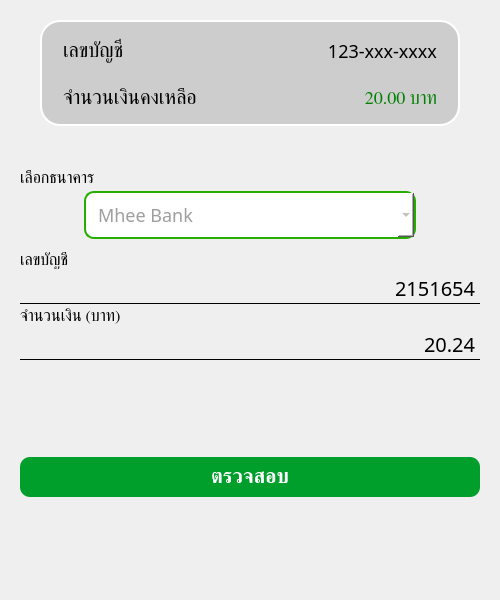
<?xml version="1.0" encoding="UTF-8"?>
<ui version="4.0">
 <class>TransferDialog</class>
 <widget class="QDialog" name="TransferDialog">
  <property name="geometry">
   <rect>
    <x>0</x>
    <y>0</y>
    <width>500</width>
    <height>600</height>
   </rect>
  </property>
  <property name="maximumSize">
   <size>
    <width>500</width>
    <height>600</height>
   </size>
  </property>
  <property name="windowTitle">
   <string>Dialog</string>
  </property>
  <layout class="QVBoxLayout" name="verticalLayout">
   <property name="spacing">
    <number>4</number>
   </property>
   <property name="leftMargin">
    <number>20</number>
   </property>
   <property name="topMargin">
    <number>20</number>
   </property>
   <property name="rightMargin">
    <number>20</number>
   </property>
   <property name="bottomMargin">
    <number>20</number>
   </property>
   <item>
    <widget class="QWidget" name="Card" native="true">
     <property name="sizePolicy">
      <sizepolicy hsizetype="Expanding" vsizetype="Preferred">
       <horstretch>0</horstretch>
       <verstretch>0</verstretch>
      </sizepolicy>
     </property>
     <property name="minimumSize">
      <size>
       <width>250</width>
       <height>0</height>
      </size>
     </property>
     <property name="maximumSize">
      <size>
       <width>16777215</width>
       <height>16777215</height>
      </size>
     </property>
     <property name="styleSheet">
      <string notr="true">background: #CDCDCD;
border: 2px solid white;
border-radius: 20px;
margin: 0 20px;</string>
     </property>
     <layout class="QVBoxLayout" name="verticalLayout_2">
      <item>
       <widget class="QWidget" name="widget_2" native="true">
        <property name="styleSheet">
         <string notr="true">border: none;
</string>
        </property>
        <layout class="QHBoxLayout" name="horizontalLayout">
         <item>
          <widget class="QLabel" name="label">
           <property name="font">
            <font>
             <family>Kanit</family>
             <pointsize>-1</pointsize>
             <fontweight>Medium</fontweight>
            </font>
           </property>
           <property name="styleSheet">
            <string notr="true">color: #000;
font-size: 20px;
</string>
           </property>
           <property name="text">
            <string>เลขบัญชี</string>
           </property>
          </widget>
         </item>
         <item>
          <widget class="QLabel" name="label_2">
           <property name="font">
            <font>
             <family>Kanit</family>
             <pointsize>-1</pointsize>
            </font>
           </property>
           <property name="styleSheet">
            <string notr="true">color: #000;
font-size: 18px;
</string>
           </property>
           <property name="text">
            <string>123-xxx-xxxx</string>
           </property>
           <property name="alignment">
            <set>Qt::AlignmentFlag::AlignRight|Qt::AlignmentFlag::AlignTrailing|Qt::AlignmentFlag::AlignVCenter</set>
           </property>
          </widget>
         </item>
        </layout>
       </widget>
      </item>
      <item>
       <widget class="QWidget" name="widget_3" native="true">
        <property name="styleSheet">
         <string notr="true">border: none;
</string>
        </property>
        <layout class="QHBoxLayout" name="horizontalLayout_2">
         <item>
          <widget class="QLabel" name="label_3">
           <property name="font">
            <font>
             <family>Kanit</family>
             <pointsize>-1</pointsize>
             <fontweight>Medium</fontweight>
            </font>
           </property>
           <property name="styleSheet">
            <string notr="true">color: #000;
font-size: 20px;
</string>
           </property>
           <property name="text">
            <string>จำนวนเงินคงเหลือ</string>
           </property>
          </widget>
         </item>
         <item>
          <widget class="QLabel" name="label_4">
           <property name="font">
            <font>
             <family>Kanit</family>
             <pointsize>-1</pointsize>
            </font>
           </property>
           <property name="styleSheet">
            <string notr="true">color: green;
font-size: 18px;
</string>
           </property>
           <property name="text">
            <string>20.00 บาท</string>
           </property>
           <property name="alignment">
            <set>Qt::AlignmentFlag::AlignRight|Qt::AlignmentFlag::AlignTrailing|Qt::AlignmentFlag::AlignVCenter</set>
           </property>
          </widget>
         </item>
        </layout>
       </widget>
      </item>
     </layout>
    </widget>
   </item>
   <item>
    <spacer name="verticalSpacer_2">
     <property name="orientation">
      <enum>Qt::Orientation::Vertical</enum>
     </property>
     <property name="sizeType">
      <enum>QSizePolicy::Policy::Maximum</enum>
     </property>
     <property name="sizeHint" stdset="0">
      <size>
       <width>20</width>
       <height>40</height>
      </size>
     </property>
    </spacer>
   </item>
   <item>
    <widget class="QLabel" name="label_5">
     <property name="font">
      <font>
       <family>Kanit</family>
       <pointsize>12</pointsize>
       <fontweight>Medium</fontweight>
      </font>
     </property>
     <property name="text">
      <string>เลือกธนาคาร</string>
     </property>
    </widget>
   </item>
   <item>
    <widget class="QWidget" name="widget" native="true">
     <property name="styleSheet">
      <string notr="true">QComboBox {
    background-color: #FFFFFF;
   border-radius: 10px;
border: 2px solid #26ad00;

    padding: 8px 12px;

    color: #9E9E9E;
    font-size: 18px;
	overflow: hidden;
}


/* ตอน hover */
QComboBox:hover {
    border-color: #000000;
}

/* ตอนกด */
QComboBox:on {
    background-color: #FAFAFA;
}

/* dropdown list */
QComboBox QAbstractItemView {
    background-color: #FFFFFF;
    border: 2px solid #000000;
    border-radius: 8px;

    selection-background-color: #E0E0E0;
    selection-color: #000000;

    padding: 6px;
}
</string>
     </property>
     <layout class="QHBoxLayout" name="horizontalLayout_4" stretch="1,6,1">
      <property name="topMargin">
       <number>0</number>
      </property>
      <item>
       <spacer name="horizontalSpacer">
        <property name="orientation">
         <enum>Qt::Orientation::Horizontal</enum>
        </property>
        <property name="sizeHint" stdset="0">
         <size>
          <width>40</width>
          <height>20</height>
         </size>
        </property>
       </spacer>
      </item>
      <item>
       <widget class="QComboBox" name="comboBox">
        <property name="font">
         <font>
          <family>Kanit</family>
          <pointsize>-1</pointsize>
         </font>
        </property>
        <item>
         <property name="text">
          <string>Mhee Bank</string>
         </property>
        </item>
        <item>
         <property name="text">
          <string>Bank A</string>
         </property>
        </item>
        <item>
         <property name="text">
          <string>Bank B</string>
         </property>
        </item>
       </widget>
      </item>
      <item>
       <spacer name="horizontalSpacer_2">
        <property name="orientation">
         <enum>Qt::Orientation::Horizontal</enum>
        </property>
        <property name="sizeHint" stdset="0">
         <size>
          <width>40</width>
          <height>20</height>
         </size>
        </property>
       </spacer>
      </item>
     </layout>
    </widget>
   </item>
   <item>
    <widget class="QLabel" name="label_6">
     <property name="font">
      <font>
       <family>Kanit</family>
       <pointsize>12</pointsize>
       <fontweight>Medium</fontweight>
      </font>
     </property>
     <property name="text">
      <string>เลขบัญชี</string>
     </property>
    </widget>
   </item>
   <item>
    <widget class="QLineEdit" name="lineEdit">
     <property name="font">
      <font>
       <family>Kanit</family>
       <pointsize>15</pointsize>
      </font>
     </property>
     <property name="styleSheet">
      <string notr="true">QLineEdit {
	background: transparent;
	border: none;
	border-bottom: 1px solid black;
	color: black;

}</string>
     </property>
     <property name="text">
      <string>2151654</string>
     </property>
     <property name="alignment">
      <set>Qt::AlignmentFlag::AlignRight|Qt::AlignmentFlag::AlignTrailing|Qt::AlignmentFlag::AlignVCenter</set>
     </property>
    </widget>
   </item>
   <item>
    <widget class="QLabel" name="label_7">
     <property name="font">
      <font>
       <family>Kanit</family>
       <pointsize>12</pointsize>
       <fontweight>Medium</fontweight>
      </font>
     </property>
     <property name="text">
      <string>จำนวนเงิน (บาท)</string>
     </property>
    </widget>
   </item>
   <item>
    <widget class="QLineEdit" name="lineEdit_2">
     <property name="font">
      <font>
       <family>Kanit</family>
       <pointsize>15</pointsize>
      </font>
     </property>
     <property name="styleSheet">
      <string notr="true">QLineEdit {
	background: transparent;
	border: none;
	border-bottom: 1px solid black;
	color: black;

}</string>
     </property>
     <property name="text">
      <string>20.24</string>
     </property>
     <property name="alignment">
      <set>Qt::AlignmentFlag::AlignRight|Qt::AlignmentFlag::AlignTrailing|Qt::AlignmentFlag::AlignVCenter</set>
     </property>
    </widget>
   </item>
   <item>
    <spacer name="verticalSpacer_3">
     <property name="orientation">
      <enum>Qt::Orientation::Vertical</enum>
     </property>
     <property name="sizeHint" stdset="0">
      <size>
       <width>20</width>
       <height>40</height>
      </size>
     </property>
    </spacer>
   </item>
   <item>
    <widget class="QPushButton" name="pushButton">
     <property name="font">
      <font>
       <family>Kanit</family>
       <pointsize>-1</pointsize>
       <bold>true</bold>
      </font>
     </property>
     <property name="styleSheet">
      <string notr="true">background-color: #009E2A;
padding: 10px;
margin-top: 10px;
border-radius: 10px;
color: white;
font-size: 20px;
font-weight: bold;
width: 200px;

</string>
     </property>
     <property name="text">
      <string>ตรวจสอบ</string>
     </property>
    </widget>
   </item>
   <item>
    <spacer name="verticalSpacer">
     <property name="orientation">
      <enum>Qt::Orientation::Vertical</enum>
     </property>
     <property name="sizeHint" stdset="0">
      <size>
       <width>20</width>
       <height>40</height>
      </size>
     </property>
    </spacer>
   </item>
  </layout>
 </widget>
 <resources/>
 <connections/>
</ui>
